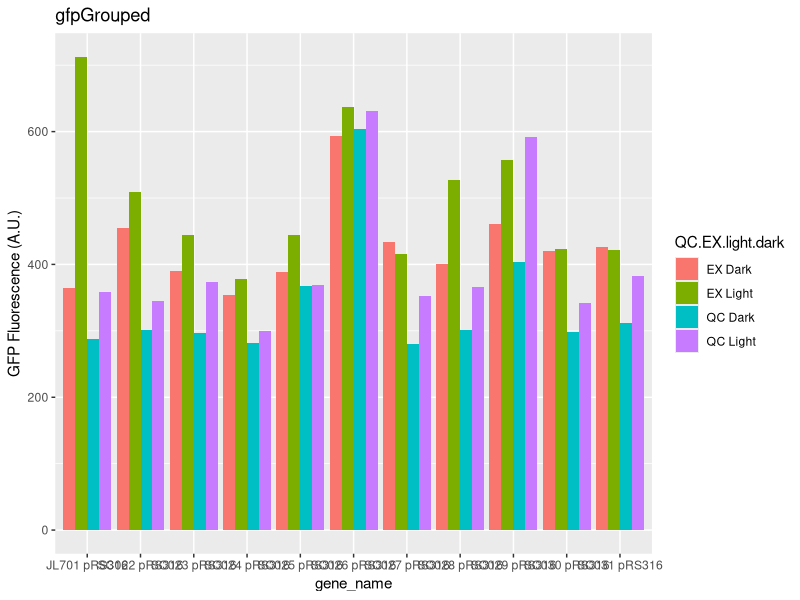
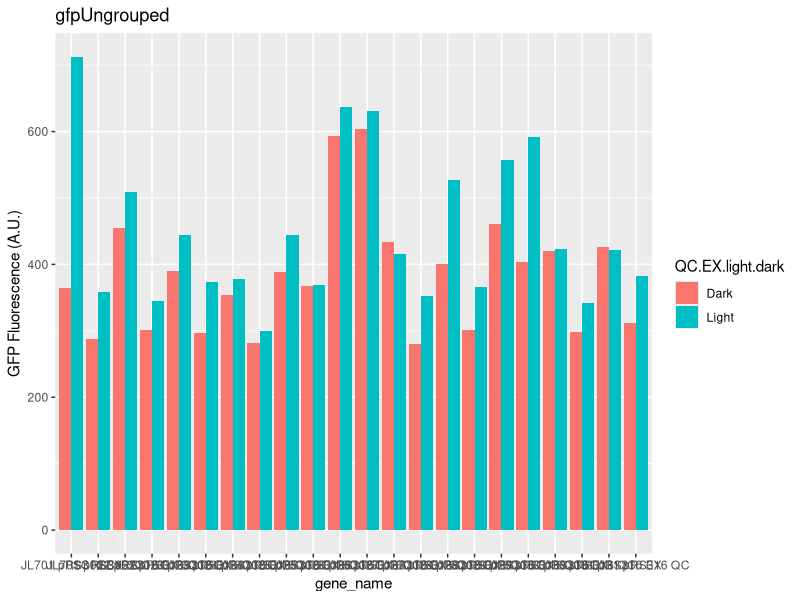
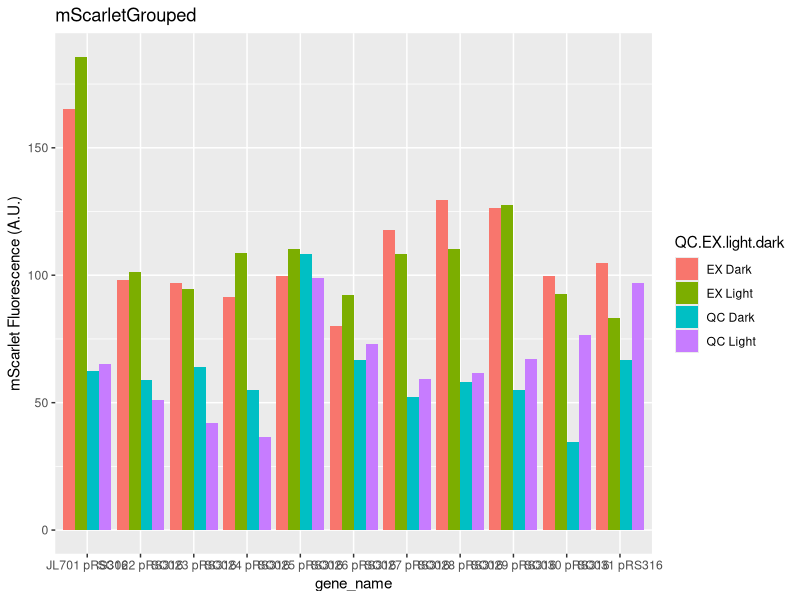
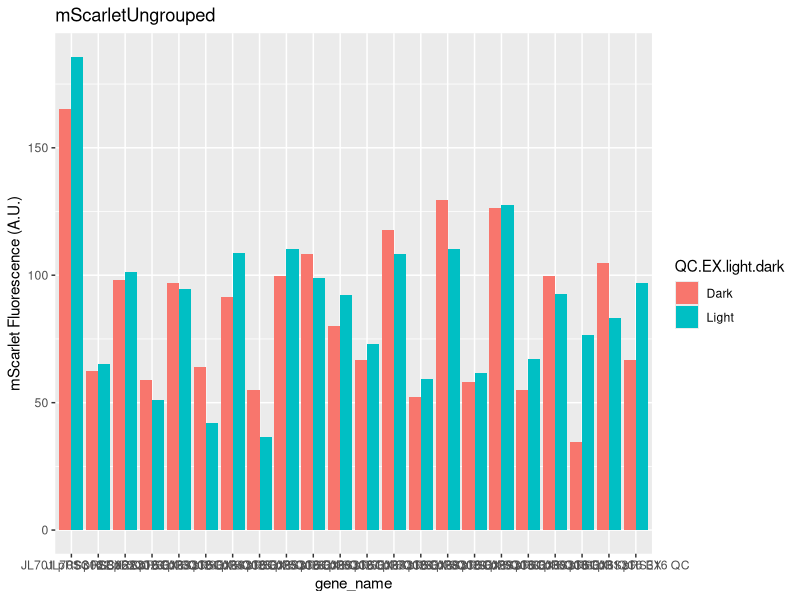
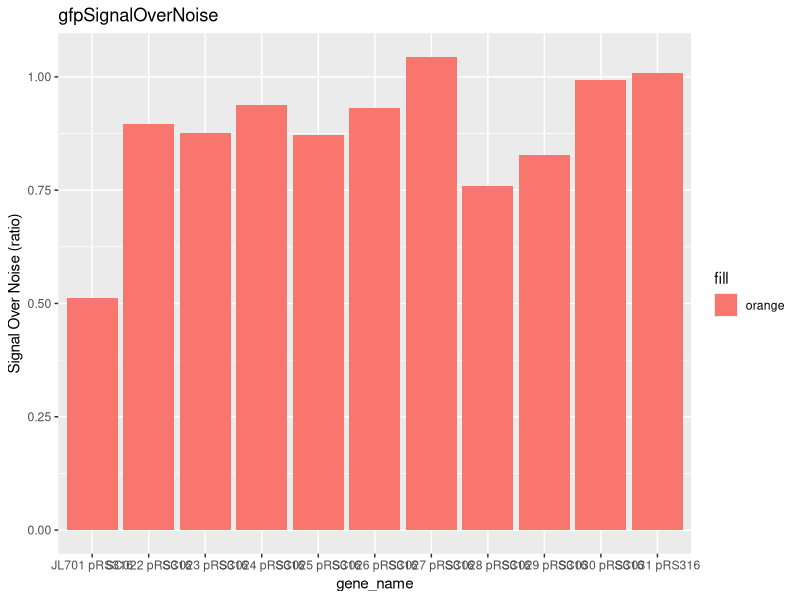

Write the R code that produced these figures, in order.
library(ggplot2)
library(tidyverse)

# Insert your file name here:
csv_data_original <- read.csv(file = "2022-08-17.csv")
gfp <- read.csv(file = "gfp_data_grouped.csv")
mscarlet <- read.csv(file = "ymScarlet_data_grouped.csv")
ungrouped_gfp <- read.csv(file = "gfp_data_ungrouped.csv")
ungrouped_mscarlet <- read.csv(file = "ymScarlet_data_ungrouped.csv")
gfpSignalOverNoise_data <- read.csv(file = "gfp_signal_over_noise.csv")

# gfpGrouped
gfpGrouped <- ggplot(gfp, aes(fill=QC.EX.light.dark, y=value, x=gene_name)) + 
  geom_bar(position="dodge", stat="identity") + 
  labs(title='gfpGrouped', y='GFP Fluorescence (A.U.)')

gfpGrouped

# gfpUngrouped
gfpUngrouped <- ggplot(ungrouped_gfp, aes(fill=QC.EX.light.dark, y=value, x=gene_name)) + 
  geom_bar(position="dodge", stat="identity") +
  labs(title='gfpUngrouped', y='GFP Fluorescence (A.U.)')

gfpUngrouped

# ymScarletGrouped
mscarletGrouped <- ggplot(mscarlet, aes(fill=QC.EX.light.dark, y=value, x=gene_name)) + 
  geom_bar(position="dodge", stat="identity") +
  labs(title='mScarletGrouped', y='mScarlet Fluorescence (A.U.)')

mscarletGrouped

# ymScarletUngrouped
mscarletUngrouped <- ggplot(ungrouped_mscarlet, aes(fill=QC.EX.light.dark, y=value, x=gene_name)) + 
  geom_bar(position="dodge", stat="identity") + 
  labs(title='mScarletUngrouped', y='mScarlet Fluorescence (A.U.)')

mscarletUngrouped

# gfpSignalOverNoise
gfpSignalOverNoise <- ggplot(gfpSignalOverNoise_data, aes(fill='orange', y=value, x=gene_name)) +
  geom_bar(position="dodge", stat="identity") + 
  labs(title='gfpSignalOverNoise', y='Signal Over Noise (ratio)')

gfpSignalOverNoise
